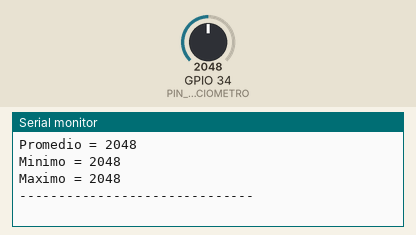
A sketch run on a simulated ESP32. Parts: the last lines printed to the serial monitor. Inputs (shaded band) come from the test bench; at power-on: GPIO 34 (PIN_POTENCIOMETRO) = 2048.

Above: at 1.2 s.
1.3 s: GPIO 34 (PIN_POTENCIOMETRO) set to 2866
At 2.5 s:
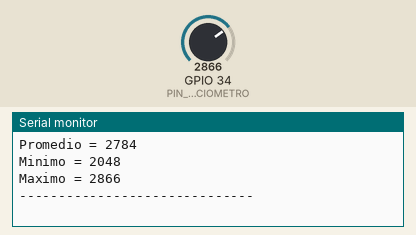
2.8 s: GPIO 34 (PIN_POTENCIOMETRO) set to 3603
At 3.3 s:
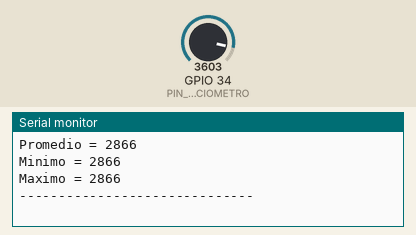
Timing chart, 0 to 5.8 s (numbered marks = the images above; inputs shaded):
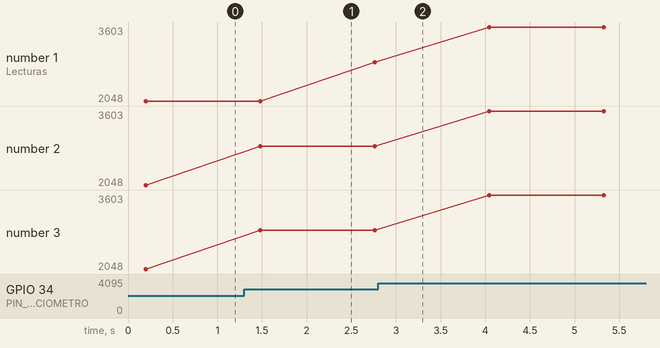

The sketch:

etapa_05_arreglo_lecturas_punteros.ino
```cpp
const int PIN_POTENCIOMETRO = 34;

const int CANTIDAD_LECTURAS = 10;

const int PAUSA_ENTRE_LECTURAS_MS = 20;

void tomarLecturas(
    int pin,
    int datos[],
    int cantidad,
    int pausaMs
) {

    if (datos == nullptr || cantidad <= 0) {
        return;
    }

    for (int i = 0; i < cantidad; i++) {

        datos[i] = analogRead(pin);

        delay(pausaMs);
    }
}

void analizarLecturas(
    int datos[],
    int cantidad,
    int *promedio,
    int *minimo,
    int *maximo
) {

    if (
        datos == nullptr ||
        promedio == nullptr ||
        minimo == nullptr ||
        maximo == nullptr ||
        cantidad <= 0
    ) {
        return;
    }

    long suma = 0;

    *minimo = datos[0];

    *maximo = datos[0];

    for (int i = 0; i < cantidad; i++) {

        suma = suma + datos[i];

        if (datos[i] < *minimo) {
            *minimo = datos[i];
        }

        if (datos[i] > *maximo) {
            *maximo = datos[i];
        }
    }

    *promedio = (int)(suma / cantidad);
}

void mostrarArreglo(
    int datos[],
    int cantidad
) {

    if (datos == nullptr || cantidad <= 0) {
        return;
    }

    Serial.print("Lecturas: ");

    for (int i = 0; i < cantidad; i++) {

        Serial.print(datos[i]);

        Serial.print(" ");
    }

    Serial.println();
}

void setup() {

    Serial.begin(9600);
}

void loop() {

    int lecturas[CANTIDAD_LECTURAS];

    int promedio = 0;

    int minimo = 0;

    int maximo = 0;

    tomarLecturas(
        PIN_POTENCIOMETRO,
        lecturas,
        CANTIDAD_LECTURAS,
        PAUSA_ENTRE_LECTURAS_MS
    );

    analizarLecturas(
        lecturas,
        CANTIDAD_LECTURAS,
        &promedio,
        &minimo,
        &maximo
    );

    mostrarArreglo(
        lecturas,
        CANTIDAD_LECTURAS
    );

    Serial.print("Promedio = ");
    Serial.println(promedio);

    Serial.print("Minimo = ");
    Serial.println(minimo);

    Serial.print("Maximo = ");
    Serial.println(maximo);

    Serial.println("------------------------------");

    delay(1000);
}
```

Measured:
- after the input at 1.3 s, the serial monitor: prints a new line after 0.18 s (image 1)
- plotted number 1: 2048 → 2866 after the input at 1.3 s, 2866 → 3603 after the input at 2.8 s
- plotted number 2: 2048 → 2866 after the input at 1.3 s, 2866 → 3603 after the input at 2.8 s
- plotted number 3: 2048 → 2866 after the input at 1.3 s, 2866 → 3603 after the input at 2.8 s
